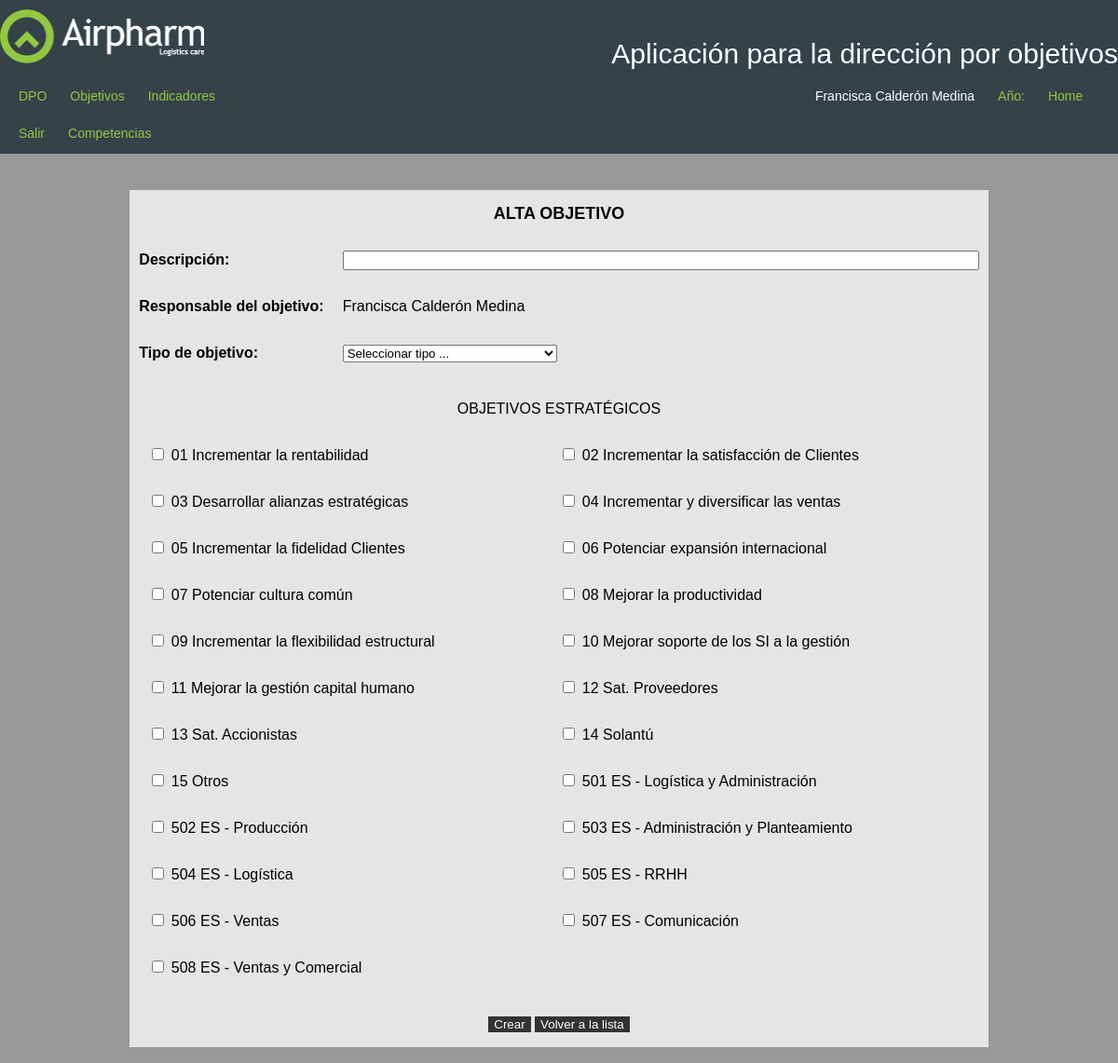
/httpdocs/objetivos/create.php (signed in), run on the app's committed database.
### tables this page shows
CREATE TABLE `objetivos_estrategicos` (
  `oe_id` int(10) UNSIGNED NOT NULL,
  `oe_codigo` varchar(255) NOT NULL,
  `oe_nombre` varchar(255) NOT NULL,
  `oe_area` varchar(255) NOT NULL
);

### httpdocs/objetivos/create.php (the view, shortened to what this page needs)
<?php session_start();
include("../cabecera.php");
$filtros='';
?>
<link href="/css/style.css" rel="stylesheet" type="text/css">
<div id="content">
<div style="width:100%;">
<center>   <form action="insert.php" method="post" onSubmit="return validarPasswd()" style="text-align:-moz-center;">
    <table align="center" class="tabla_introduccion">
      <tr>
        <td colspan="2" class="titulo negrita">ALTA OBJETIVO</td>
      </tr>
      <tr>
        <td class="titulos_campos">Descripción: </td>
        <td><input name="obj_descripcion" type="text" class="campo-doble" required="required"></td>
      </tr>
      <tr>
        <td class="titulos_campos">Responsable del objetivo: </td>
        <td>
        <?php if($_SESSION['usr_perfil']=='Usuario'){
	        echo utf8_encode($_SESSION['usr_nombre']." ".$_SESSION['usr_apellidos']);?>
        <?php }?>
        </td>
      </tr>
      <tr>
        <td class="titulos_campos">Tipo de objetivo: </td>
        <td><select name="obj_tipo" class="campo-largo" required>
        <option value="">Seleccionar tipo ...</option>
        </select>
        </td>
      </tr>
      <tr>
      <td colspan="2">
      <table width="100%">
      <tr>
      <td colspan="2" align="center">
      OBJETIVOS ESTRATÉGICOS
      </td>
      </tr>
        <?php
		$query_oe="SELECT * FROM objetivos_estrategicos ORDER BY oe_codigo ASC";
		$result_oe=mysql_query($query_oe) or die ("No se puede ejecutar la sentencia: ".$query_oe);
		while ($row_oe = mysql_fetch_array($result_oe)){
			$cont ++;
			if (($cont % 2)!=0){?>
				<tr>
			<?php }?>
			<td><label>
				<input type="checkbox" name="<?php echo $row_oe['oe_id'];?>" value="<?php echo $row_oe['oe_id'];?>" id="<?php echo $row_oe['oe_id'];?>"/>
			<?php echo $row_oe['oe_codigo']." ".utf8_encode($row_oe['oe_nombre']);?></label></td>
			<?php if (($cont % 2) ==0){?>
				</tr>
			<?php }
		}
		if (($cont % 2) !=0){?>
			<td>&nbsp;  </td>
			</tr>
		<?php }
		?>
      </table>
      </td>
      </tr>
      <tr>
        <td colspan="2" align="center"><input type="submit" value="Crear" class="boton-crear">&nbsp;<input type="button" value="Volver a la lista" class="boton-crear" onClick="document.location.href = 'index.php?obj=obj<?php echo $filtros;?>'"></td>
      </tr>
    </table>
  </form></center>
  </div>
</div>
</body></html>

### httpdocs/css/style.css (style rules this page uses)
html, body, div, span, applet, object, iframe, h1, h2, h3, h4, h5, h6, p, blockquote, pre, a, abbr, acronym, address, big, cite, code, del, dfn, em, img, ins, kbd, q, s, samp, small, strike, strong, sub, sup, tt, var, b, u, i, center, dl, dt, dd, ol, ul, li, fieldset, form, label, legend, table, caption, tbody, tfoot, thead, tr, th, td, article, aside, canvas, details, embed, figure, figcaption, footer, header, hgroup, menu, nav, output, ruby, section, summary, time, mark, audio, video { border: 0 none; font-family: Arial; font-size: 100%; margin: 0; padding: 0; vertical-align: baseline; }
body { line-height: 30px; background-color:#999999; }
table { border-spacing: 0; }
header, div { overflow: auto; padding-bottom: 1px; }
header div, #content, footer div { clear: both; margin: 0 auto; width: 1200px; }
.negrita { font-weight: bold; }
#content { min-height: 150px; padding: 16px 0; }
.titulo { font-size:18px; text-align:center; }
.tabla_introduccion { background-color:#e7e5e3; margin-top:20px; }
.tabla_introduccion td { padding:10px; }
.campo-largo { width: 230px; }
.campo-doble { width: 675px; }
.boton-crear { background-color: #333333; color: #FFFFFF; border:none; cursor:pointer; }
.titulos_campos { font-weight:bold; }

### data on the page
objetivos_estrategicos: oe_codigo "01", oe_nombre "Incrementar la rentabilidad"
objetivos_estrategicos: oe_codigo "02", oe_nombre "Incrementar la satisfacción de Clientes"
objetivos_estrategicos: oe_codigo "03", oe_nombre "Desarrollar alianzas estratégicas"
objetivos_estrategicos: oe_codigo "04", oe_nombre "Incrementar y diversificar las ventas"
objetivos_estrategicos: oe_codigo "05", oe_nombre "Incrementar la fidelidad Clientes"
objetivos_estrategicos: oe_codigo "06", oe_nombre "Potenciar expansión internacional"
objetivos_estrategicos: oe_codigo "07", oe_nombre "Potenciar cultura común"
objetivos_estrategicos: oe_codigo "08", oe_nombre "Mejorar la productividad"
objetivos_estrategicos: oe_codigo "09", oe_nombre "Incrementar la flexibilidad estructural"
objetivos_estrategicos: oe_codigo "10", oe_nombre "Mejorar soporte de los SI a la gestión"
objetivos_estrategicos: oe_codigo "11", oe_nombre "Mejorar la gestión capital humano"
objetivos_estrategicos: oe_codigo "12", oe_nombre "Sat. Proveedores"
objetivos_estrategicos: oe_codigo "13", oe_nombre "Sat. Accionistas"
objetivos_estrategicos: oe_codigo "14", oe_nombre "Solantú"
objetivos_estrategicos: oe_codigo "15", oe_nombre "Otros"
objetivos_estrategicos: oe_codigo "501", oe_nombre "ES - Logística y Administración"
objetivos_estrategicos: oe_codigo "502", oe_nombre "ES - Producción"
objetivos_estrategicos: oe_codigo "503", oe_nombre "ES - Administración y Planteamiento"
objetivos_estrategicos: oe_codigo "504", oe_nombre "ES - Logística"
objetivos_estrategicos: oe_codigo "505", oe_nombre "ES - RRHH"
objetivos_estrategicos: oe_codigo "506", oe_nombre "ES - Ventas"
objetivos_estrategicos: oe_codigo "507", oe_nombre "ES - Comunicación"
objetivos_estrategicos: oe_codigo "508", oe_nombre "ES - Ventas y Comercial"

### other printed values
$_SESSION['usr_nombre'] "Francisca"
$_SESSION['usr_apellidos'] "Calderón Medina"
utf8_encode($_SESSION['usr_nombre']." ".$_SESSION['usr_apellidos']) "Francisca Calderón Medina"
